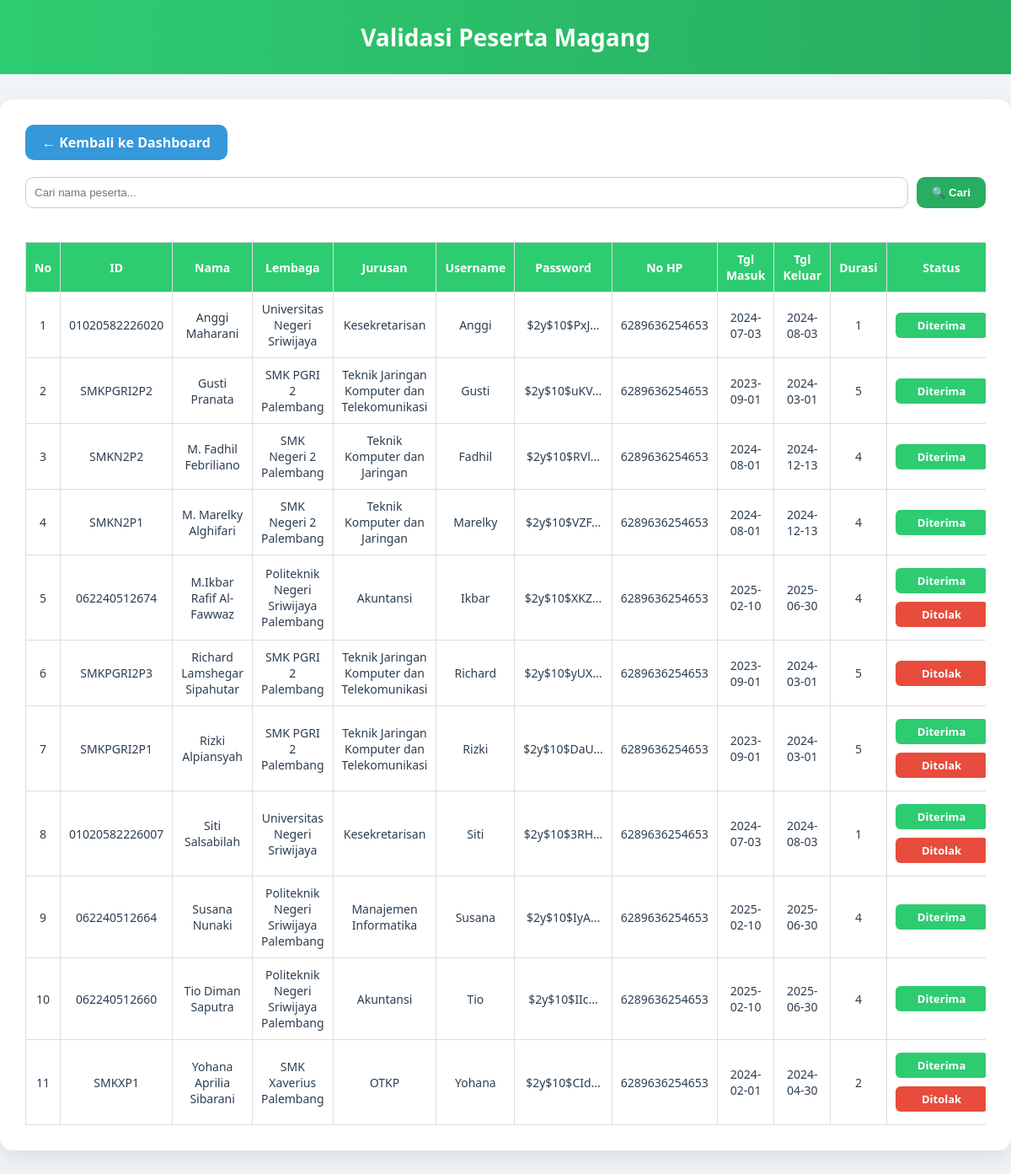
/validasi_peserta.php (signed in), run on the app's committed database.
### tables this page shows
CREATE TABLE `peserta` (
  `id` int(11) NOT NULL,
  `peserta_id` varchar(20) DEFAULT NULL,
  `nama` varchar(100) NOT NULL,
  `no_hp` varchar(20) DEFAULT NULL,
  `lembaga_pendidikan` varchar(75) NOT NULL,
  `jurusan` varchar(65) NOT NULL,
  `username` varchar(100) NOT NULL,
  `password` varchar(255) NOT NULL,
  `tanggal_masuk` date DEFAULT NULL,
  `tanggal_keluar` date DEFAULT NULL,
  `durasi_magang` int(11) DEFAULT NULL,
  `status_validasi` enum('pending','diterima','ditolak') DEFAULT 'pending'
);

### validasi_peserta.php (the view, shortened to what this page needs)
<?php
$conn = new mysqli("localhost", "root", "", "pertanian_db");
$keyword = isset($_GET['cari']) ? $conn->real_escape_string($_GET['cari']) : "";
$peserta = !empty($keyword) ?
    $conn->query("SELECT * FROM peserta WHERE nama LIKE '%$keyword%' ORDER BY nama ASC") :
    $conn->query("SELECT * FROM peserta ORDER BY nama ASC");
?>
<!DOCTYPE html>
<html lang="id">
<head>
</head>
<body>
<div class="header">Validasi Peserta Magang</div>
<div class="container">
    <a href="hrd_dashboard.php" class="back-button">&larr; Kembali ke Dashboard</a>
    <form method="GET" class="search-form">
        <input type="text" name="cari" placeholder="Cari nama peserta..." value="<?= htmlspecialchars($keyword) ?>" />
        <button type="submit">&#128269; Cari</button>
    </form>
    <div class="table-responsive">
        <table>
            <thead>
                <tr>
                    <th>No</th><th>ID</th><th>Nama</th><th>Lembaga</th><th>Jurusan</th><th>Username</th><th>Password</th><th>No HP</th><th>Tgl Masuk</th><th>Tgl Keluar</th><th>Durasi</th><th>Status</th>
                </tr>
            </thead>
            <tbody>
            <?php if ($peserta->num_rows > 0): $no = 1; while ($row = $peserta->fetch_assoc()): ?>
                <tr>
                    <td><?= $no++ ?></td>
                    <td><?= htmlspecialchars($row['peserta_id']) ?></td>
                    <td><?= htmlspecialchars($row['nama']) ?></td>
                    <td><?= htmlspecialchars($row['lembaga_pendidikan']) ?></td>
                    <td><?= htmlspecialchars($row['jurusan']) ?></td>
                    <td><?= htmlspecialchars($row['username']) ?></td>
                    <td><?= substr(htmlspecialchars($row['password']), 0, 10) ?>...</td>
                    <td><?= htmlspecialchars($row['no_hp']) ?></td>
                    <td><?= htmlspecialchars($row['tanggal_masuk']) ?></td>
                    <td><?= htmlspecialchars($row['tanggal_keluar']) ?></td>
                    <td><?= htmlspecialchars($row['durasi_magang']) ?></td>
                    <td>
                        <?php
                            $id = urlencode($row['peserta_id']);
                            if (empty($row['status_validasi'])) {
                                echo "<div style='display: flex; flex-direction: column; align-items: center;'>";
                                echo "<a href='?id=$id&validasi=diterima' class='status-link diterima' onclick=\"return confirm('Yakin ingin menerima peserta ini?')\">Diterima</a>";
                                echo "<a href='?id=$id&validasi=ditolak' class='status-link ditolak' onclick=\"return confirm('Yakin ingin menolak peserta ini?')\">Ditolak</a>";
                                echo "</div>";
                            } elseif ($row['status_validasi'] === 'diterima') {
                                echo "<span class='status-link diterima'>Diterima</span>";
                            } elseif ($row['status_validasi'] === 'ditolak') {
                                echo "<span class='status-link ditolak'>Ditolak</span>";
                            }
                        ?>
                    </td>
                </tr>
            <?php endwhile; else: ?>
                <tr><td colspan="12">Tidak ada peserta ditemukan.</td></tr>
            <?php endif; ?>
            </tbody>
        </table>
    </div>
</div>
</body>
</html>

### validasi_peserta.php (style rules this page uses)
body { font-family: 'Segoe UI', sans-serif; background: #f0f4f8; margin: 0; padding: 0; color: #2c3e50; }
.header { background: linear-gradient(90deg, #2ecc71, #27ae60); color: white; padding: 25px 0; text-align: center; font-weight: 700; font-size: 28px; }
.container { max-width: 1200px; margin: 30px auto; background: white; border-radius: 15px; padding: 30px; box-shadow: 0 10px 25px rgba(44, 62, 80, 0.1); }
.search-form { display: flex; gap: 10px; margin-bottom: 20px; }
.search-form input[type="text"] { padding: 10px; border-radius: 10px; border: 1px solid #ccc; flex: 1; }
.search-form button { background-color: #27ae60; padding: 10px 18px; border-radius: 10px; font-weight: 600; color: white; border: none; cursor: pointer; }
.back-button { display: inline-block; margin-bottom: 20px; padding: 10px 20px; background-color: #3498db; color: white; text-decoration: none; border-radius: 10px; font-weight: bold; }
.table-responsive { width: 100%; overflow-x: auto; }
table { width: 100%; border-collapse: collapse; margin-top: 20px; font-size: 14px; }
thead { background: #2ecc71; color: white; }
th, td { padding: 10px; text-align: center; border: 1px solid #ddd; }
.status-link { font-weight: bold; border-radius: 6px; padding: 6px 10px; text-decoration: none; display: inline-block; margin: 5px 0; font-size: 13px; width: 90px; text-align: center; }
.diterima { background-color: #2ecc71; color: white; }
.ditolak { background-color: #e74c3c; color: white; }

### data on the page
peserta: peserta "01020582226020", nama "Anggi Maharani", lembaga_pendidikan "Universitas Negeri Sriwijaya", jurusan "Kesekretarisan", username "Anggi", password "$2y$10$PxJ", no_hp "6289636254653", tanggal_masuk "2024-07-03", tanggal_keluar "2024-08-03", durasi_magang "1", status_validasi "Diterima"
peserta: peserta "SMKPGRI2P2", nama "Gusti Pranata", lembaga_pendidikan "SMK PGRI 2 Palembang", jurusan "Teknik Jaringan Komputer dan Telekomunikasi", username "Gusti", password "$2y$10$uKV", no_hp "6289636254653", tanggal_masuk "2023-09-01", tanggal_keluar "2024-03-01", durasi_magang "5", status_validasi "Diterima"
peserta: peserta "SMKN2P2", nama "M. Fadhil Febriliano", lembaga_pendidikan "SMK Negeri 2 Palembang", jurusan "Teknik Komputer dan Jaringan", username "Fadhil", password "$2y$10$RVl", no_hp "6289636254653", tanggal_masuk "2024-08-01", tanggal_keluar "2024-12-13", durasi_magang "4", status_validasi "Diterima"
peserta: peserta "SMKN2P1", nama "M. Marelky Alghifari", lembaga_pendidikan "SMK Negeri 2 Palembang", jurusan "Teknik Komputer dan Jaringan", username "Marelky", password "$2y$10$VZF", no_hp "6289636254653", tanggal_masuk "2024-08-01", tanggal_keluar "2024-12-13", durasi_magang "4", status_validasi "Diterima"
peserta: peserta "062240512674", nama "M.Ikbar Rafif Al-Fawwaz", lembaga_pendidikan "Politeknik Negeri Sriwijaya Palembang", jurusan "Akuntansi", username "Ikbar", password "$2y$10$XKZ", no_hp "6289636254653", tanggal_masuk "2025-02-10", tanggal_keluar "2025-06-30", durasi_magang "4"
peserta: peserta "SMKPGRI2P3", nama "Richard Lamshegar Sipahutar", lembaga_pendidikan "SMK PGRI 2 Palembang", jurusan "Teknik Jaringan Komputer dan Telekomunikasi", username "Richard", password "$2y$10$yUX", no_hp "6289636254653", tanggal_masuk "2023-09-01", tanggal_keluar "2024-03-01", durasi_magang "5", status_validasi "Ditolak"
peserta: peserta "SMKPGRI2P1", nama "Rizki Alpiansyah", lembaga_pendidikan "SMK PGRI 2 Palembang", jurusan "Teknik Jaringan Komputer dan Telekomunikasi", username "Rizki", password "$2y$10$DaU", no_hp "6289636254653", tanggal_masuk "2023-09-01", tanggal_keluar "2024-03-01", durasi_magang "5"
peserta: peserta "01020582226007", nama "Siti Salsabilah", lembaga_pendidikan "Universitas Negeri Sriwijaya", jurusan "Kesekretarisan", username "Siti", password "$2y$10$3RH", no_hp "6289636254653", tanggal_masuk "2024-07-03", tanggal_keluar "2024-08-03", durasi_magang "1"
peserta: peserta "062240512664", nama "Susana Nunaki", lembaga_pendidikan "Politeknik Negeri Sriwijaya Palembang", jurusan "Manajemen Informatika", username "Susana", password "$2y$10$IyA", no_hp "6289636254653", tanggal_masuk "2025-02-10", tanggal_keluar "2025-06-30", durasi_magang "4", status_validasi "Diterima"
peserta: peserta "062240512660", nama "Tio Diman Saputra", lembaga_pendidikan "Politeknik Negeri Sriwijaya Palembang", jurusan "Akuntansi", username "Tio", password "$2y$10$IIc", no_hp "6289636254653", tanggal_masuk "2025-02-10", tanggal_keluar "2025-06-30", durasi_magang "4", status_validasi "Diterima"
peserta: peserta "SMKXP1", nama "Yohana Aprilia Sibarani", lembaga_pendidikan "SMK Xaverius Palembang", jurusan "OTKP", username "Yohana", password "$2y$10$CId", no_hp "6289636254653", tanggal_masuk "2024-02-01", tanggal_keluar "2024-04-30", durasi_magang "2"
